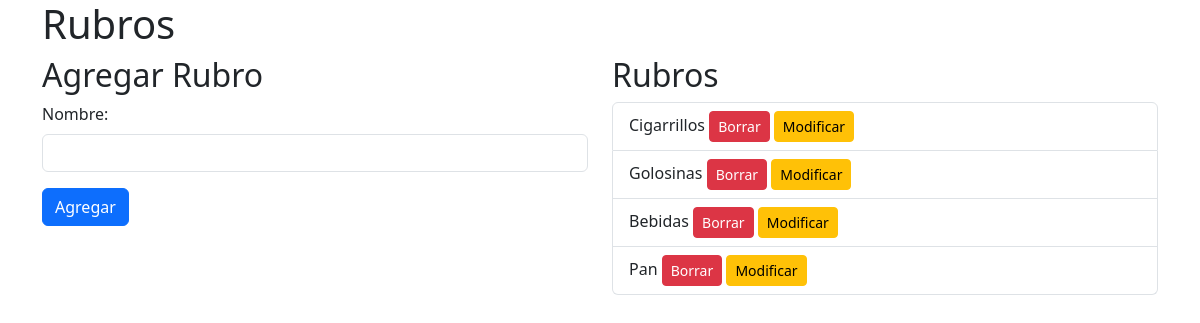
Before: /productos/rubros with the older database file.
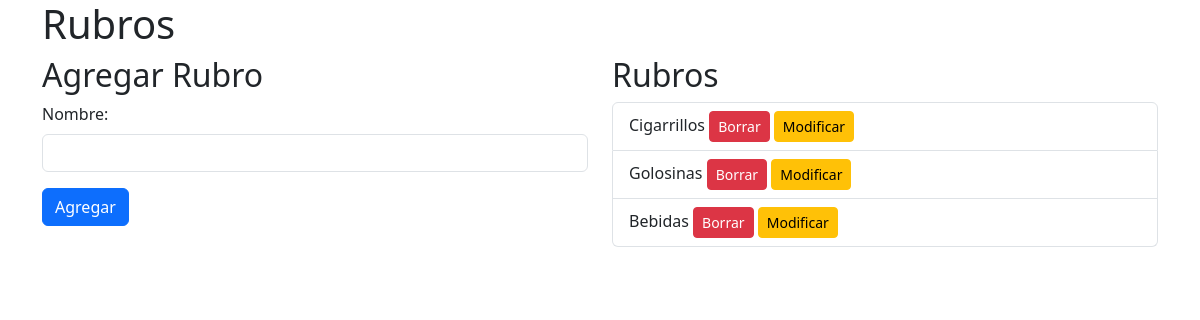
After: the same page with the newer database file.
### database_setup.py (models this page shows)
class Rubro(Base):
    __tablename__ = 'Rubro'
    id = Column(Integer, primary_key=True, autoincrement=True)
    nombre = Column(String, nullable=False)

### productos.py (the view)
@productos_bp.route('/productos/rubros')
def mostrar_rubros():
    rubros = session.query(Rubro).all()
    return render_template('rubros.html', rubros=rubros)

### templates/rubros.html (shortened to what this page needs)
<!DOCTYPE html>
<html lang="en">
<head>
    <link href="https://cdn.jsdelivr.net/npm/bootstrap@5.3.0/dist/css/bootstrap.min.css" rel="stylesheet">
</head>
<body>
    <div class="container">
        <h1>Rubros</h1>
        <div class="row">
            <div class="col-md-6">
                <h2>Agregar Rubro</h2>
                <form action="/productos/rubros/agregar" method="POST">
                    <div class="mb-3">
                        <label for="nombre" class="form-label">Nombre:</label>
                        <input type="text" class="form-control" id="nombre" name="nombre" required>
                    </div>
                    <button type="submit" class="btn btn-primary">Agregar</button>
                </form>
            </div>
            <div class="col-md-6">
                <h2>Rubros</h2>
                <ul class="list-group">
                    {% for rubro in rubros %}
                    <li class="list-group-item">{{ rubro.nombre }} <a href="/productos/rubros/borrar/{{ rubro.id }}" class="btn btn-danger btn-sm">Borrar</a> <a href="/productos/rubros/modificar/{{ rubro.id }}" class="btn btn-warning btn-sm">Modificar</a></li>
                    {% endfor %}
                </ul>
            </div>
        </div>
    </div>
</body>
</html>

Changed rows visible on the page:
removed Rubro: nombre "Pan"
